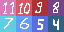

Below is a game level as drawn by its tile map, then a one-line description and the .tmx file that defines it, in full:
An orthogonal 4x2 tile map with 16x16 px tiles, 1 tile layer (set).

<map version="1.10" tiledversion="1.10.2" orientation="orthogonal" renderorder="right-down" width="4" height="2" tilewidth="16" tileheight="16" infinite="0" nextlayerid="6" nextobjectid="1">
 <tileset firstgid="1" source="../spr_test_tileset.tsx" />
 <layer id="1" name="set" width="4" height="2">
  <data encoding="csv">
12,11,10,9,
8,7,6,5
</data>
 </layer>
</map>
